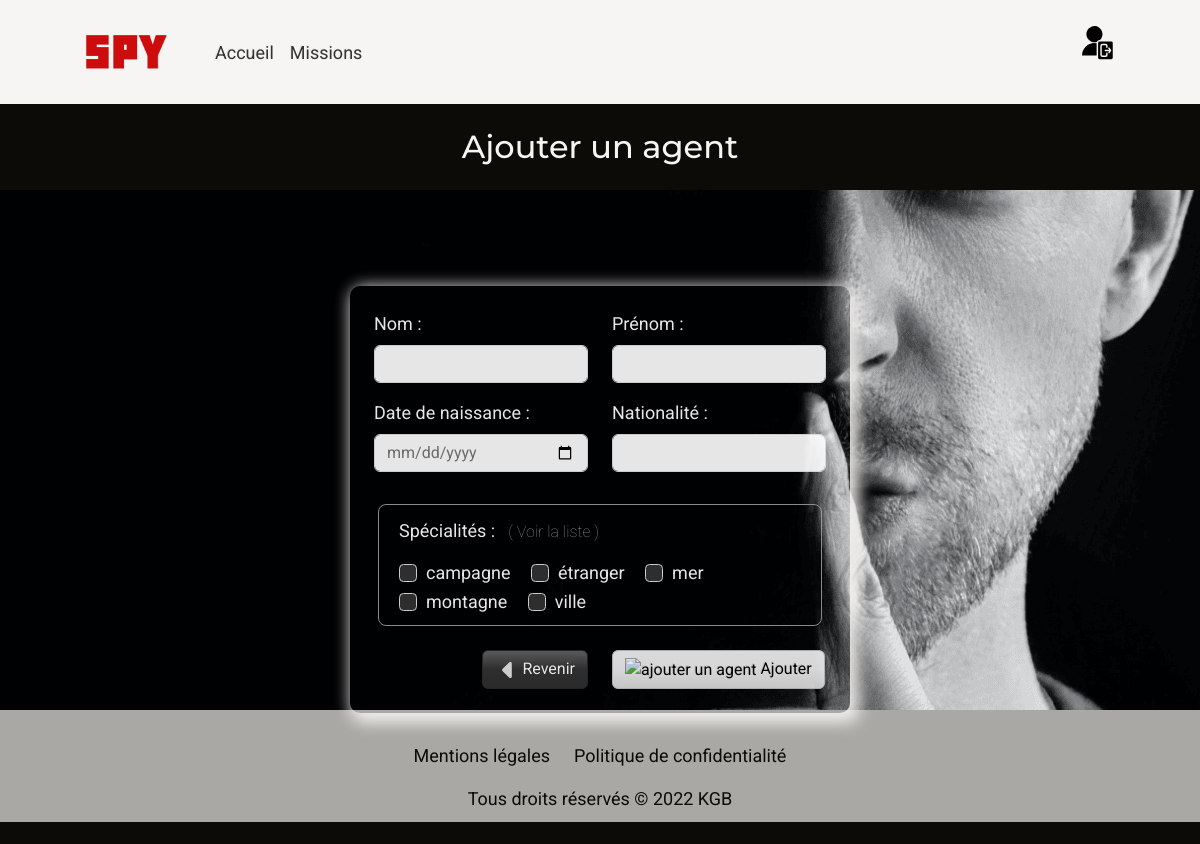
/createAgent (signed in), run on the app's committed database.
### tables this page shows
CREATE TABLE `Specialities` (
  `name_speciality` varchar(50) NOT NULL
);

### controllers/AgentController.php (called while the page is built, shortened)
<?php
require_once("models/SpecialityManager.php");
class AgentController {
    private SpecialityManager $specialityManager;
    public function __construct() {
        $this->specialityManager = new SpecialityManager();
    }
    private function generatePage(array $data) : void {
        extract($data);
        require_once($view);
    }
    public function createAgent() : void {
        $specialities = $this->specialityManager->getAll();
        $data_page = [
            "page_description" => "Page de création d'un agent",
            "page_title" => "Création d'un agent",
            "page_css" => "form.css",
            "specialities" => $specialities,
            "view" => "views/create/createAgentView.php",
            "template" => "views/common/template.php"
        ];
        $this->generatePage($data_page);
    }
}

### models/SpecialityManager.php (called while the page is built, shortened)
<?php
require_once("models/Class/Speciality.php");
class SpecialityManager extends Model {
    public function getAll() : array {
        $specialities = [];
        $pdo = $this->getDb();
        $req = $pdo->prepare("SELECT * FROM Specialities");
        $req->execute();
        $data = $req->fetchAll(PDO::FETCH_ASSOC);
        foreach($data as $speciality) {
            $specialities[] = new Speciality($speciality);
        }
        return $specialities;
    }
}

### models/Class/Speciality.php (called while the page is built, shortened)
<?php
class Speciality {
    private string $name_speciality;
    public function hydrate($data): void {
        foreach($data as $key=>$value) {
            $method = "set".ucfirst($key);
        }
    }
    public function getName_speciality() { return $this->name_speciality;}
    public function setName_speciality($name_speciality) { $this->name_speciality = $name_speciality; return $this; }
}

### views/create/createAgentView.php (the view)
<section class="container pb-3">
    <h1>Ajouter un agent</h1>
</section>
<div class="row bg-form-agent">
<section class="container my-1 my-md-5">
    <div class="row d-flex justify-content-center mt-1 mt-md-5">
        <article class="col-10 col-md-7 col-lg-5 border-form p-4">
            <form action="<?= URL ?>createAgentValidation" method="POST">
                <div class="row">
                    <div class="mb-3 col-12 col-md-6">
                        <label for="name_agent" class="form-label">Nom : </label>
                        <input type="text" class="form-control" id="name_agent" name="name_agent">
                    </div>
                    <div class="mb-3 col-12 col-md-6">
                        <label for="name_agent" class="form-label">Prénom : </label>
                        <input type="text" class="form-control" id="firstname_agent" name="firstname_agent">
                    </div>
                </div>
                <div class="row">
                    <div class="mb-3 col-12 col-md-6">
                        <label for="datebirthday_agent" class="form-label">Date de naissance : </label>
                        <input type="date" class="form-control" id="datebirthday_agent" name="datebirthday_agent">
                    </div>
                    <div class="mb-3 col-12 col-md-6">
                        <label for="nationality_agent" class="form-label">Nationalité : </label>
                        <input type="text" class="form-control" id="nationality_agent" name="nationality_agent">
                    </div>
                </div>
                <div class="row d-flex align-items-center my-3 p-2 border border-secondary rounded-3 mx-1">
                    <div class="col-12">
                        <p class="form-label">Spécialités :<a href="specialitiesList" class="btn btn-link fw-lighter text-secondary text-decoration-none">( Voir la liste )</a></p>
                        <?php foreach($specialities as $speciality) :?>
                        <div class="form-check d-inline-block" >
                            <input class="form-check-input bg-dark border" type="checkbox" value="<?= $speciality->getName_speciality() ?>" id="name_speciality" multiple name="name_speciality[]">
                            <label class="form-check-label me-3" for="name_speciality" value="<?= $speciality->getName_speciality() ?>">
                                <?= $speciality->getName_speciality() ?>
                            </label>
                        </div>
                        <?php endforeach; ?>
                    </div>
                </div>
                <div class="row d-flex mt-4">
                    <div class="col-6 d-flex justify-content-end">
                        <a href="agentsList" class="btn btn-dark"><img src="<?= URL ?>/public/assets/images/back-light.svg" alt="retour à la liste des agents" style="width: 1.5rem; height: 1rem;"> Revenir</a>
                    </div>
                    <div class="col-6">
                        <button type="submit" class="btn btn-light"><img src="<?= URL ?>/public/assets/images/icon-add.svg" alt="ajouter un agent" style="width: 1.5rem;"> Ajouter</button>
                    </div>
                </div>
            </form>
        </article>
    </div>
</section>
</div>

### public/CSS/main.css (style rules this page uses)
body { font-family: 'Roboto', sans-serif; font-size: 18px; background-color: #0D0B07; color: #F7F5F3; }
h1, h2 { color: #F7F5F3; font-family: 'Montserrat', sans-serif; text-align: center; padding-top: 2vh; }
a { color:#0D0B07; text-decoration: none; }
@media screen and (min-width: 768px) and (max-width: 1200px) { h1, h2 { font-size: 2rem; } }

### public/CSS/form.css (style rules this page uses)
.border-form { border-radius: 10px; opacity: 0.9; color: white; -webkit-box-shadow: 5px 5px 15px 5px #F7F5F3; box-shadow: 5px 5px 15px 5px #F7F5F3; }
.bg-form-speciality, .bg-form-duration, .bg-form-agent, .bg-form-contact, .bg-form-target, .bg-form-hideout, .bg-form-status, .bg-form-type { height: 65vh; min-width: 100%; min-height: 100%; background-size: center; background-repeat: no-repeat; }
.bg-form-agent { background-position: center; background: url('../assets/images/agent.png'); }

### data on the page
specialities: name_speciality "campagne"
specialities: name_speciality "étranger"
specialities: name_speciality "mer"
specialities: name_speciality "montagne"
specialities: name_speciality "ville"
